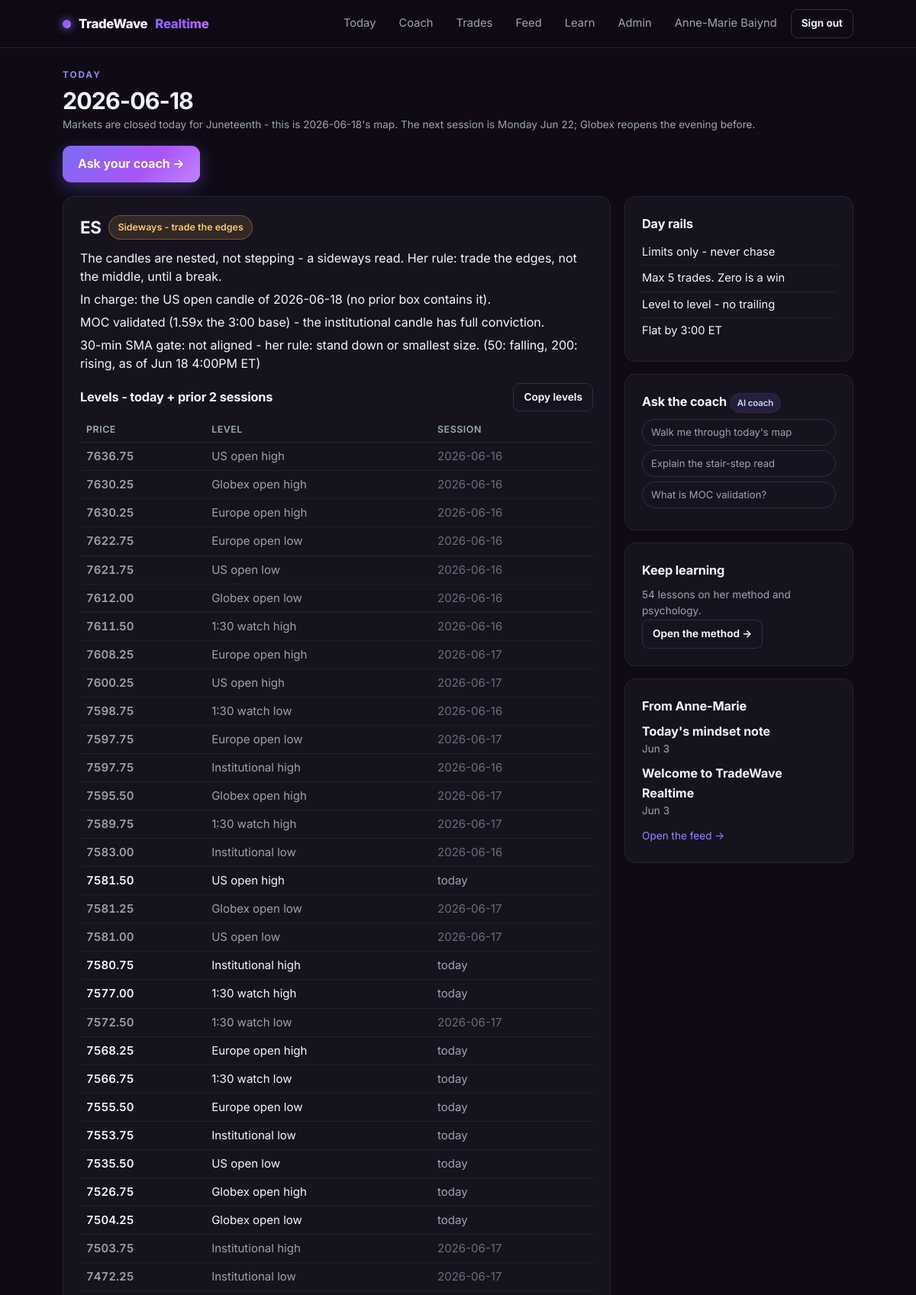
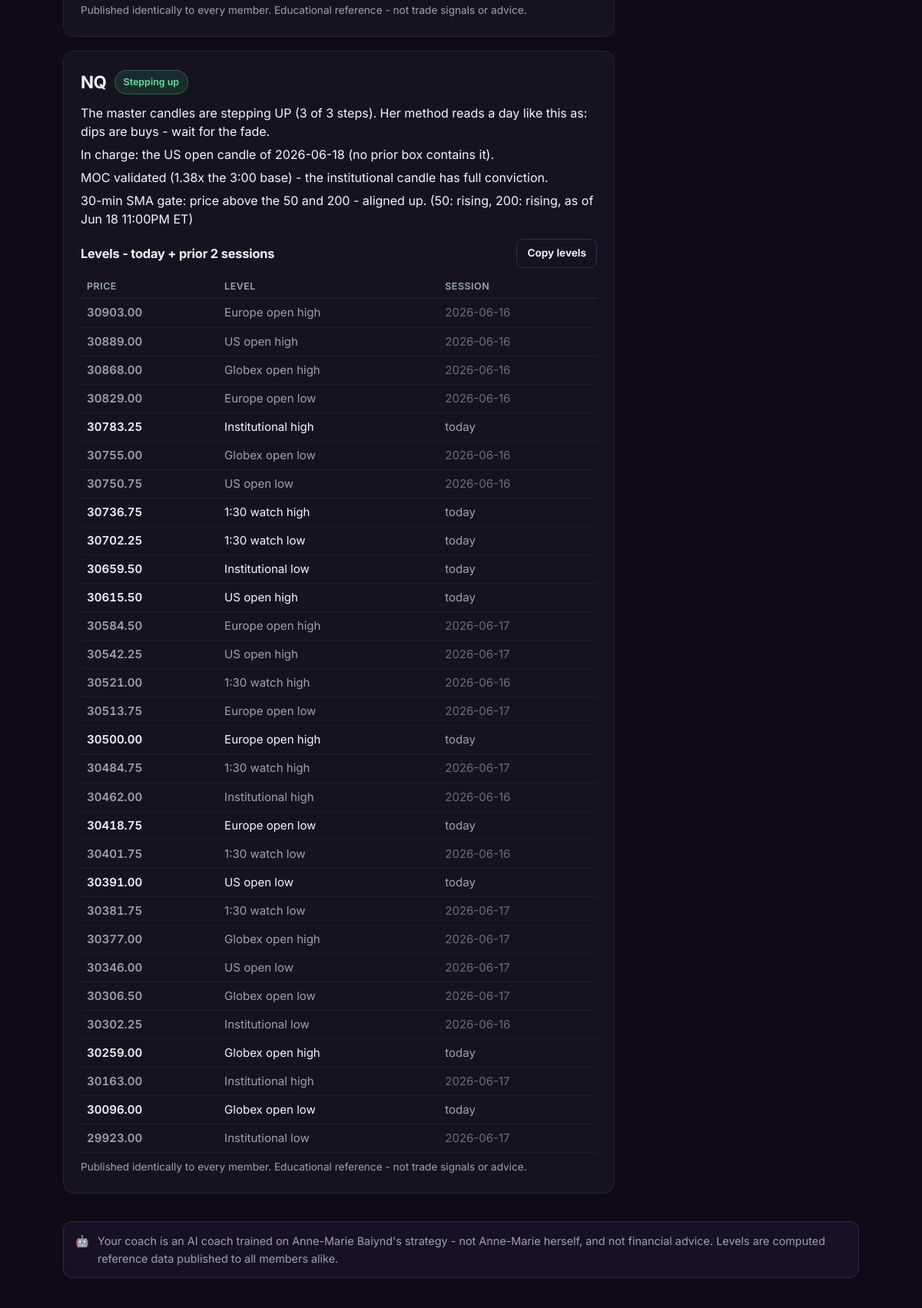
The app's page /app (signed in, upper part) with its own data (2 pictures, top to bottom).
### tradewave_realtime/app/models.py (models this page shows, shortened)
class User(db.Model):
    __tablename__ = "users"
    id = db.Column(db.Integer, primary_key=True)
    email = db.Column(db.String(255), unique=True, nullable=False, index=True)
    display_name = db.Column(db.String(120), nullable=False, default="")
    workos_user_id = db.Column(db.String(64), nullable=True, unique=True)
    stripe_customer_id = db.Column(db.String(64), nullable=True, unique=True)
    discord_user_id = db.Column(db.String(32), nullable=True, unique=True)
    discord_link_code = db.Column(db.String(12), nullable=True)
    password_hash = db.Column(db.String(255), nullable=False)
    role = db.Column(db.String(20), nullable=False, default="member")  # member | partner | admin
    accepted_ai_disclaimer = db.Column(db.Boolean, nullable=False, default=False)
    accepted_at = db.Column(db.DateTime, nullable=True)
    created_at = db.Column(db.DateTime, nullable=False, default=utcnow)
    last_active_at = db.Column(db.DateTime, nullable=True)
    threads = db.relationship("ChatThread", backref="user", lazy=True,
                              cascade="all, delete-orphan")
    @property
    def is_staff(self):
        return self.role in ("admin", "partner")
    @property
    def name_or_email(self):
        return self.display_name or self.email.split("@")[0]

class DayMap(db.Model):
    __tablename__ = "day_maps"
    id = db.Column(db.Integer, primary_key=True)
    instrument = db.Column(db.String(8), nullable=False)
    session_date = db.Column(db.Date, nullable=False)
    payload_json = db.Column(db.Text, nullable=False, default="{}")
    status = db.Column(db.String(12), nullable=False, default="pending")  # ok | partial | pending
    built_at = db.Column(db.DateTime, nullable=False, default=utcnow)
    __table_args__ = (db.UniqueConstraint("instrument", "session_date", name="uq_daymap"),)
    @property
    def payload(self):
        import json
        try:
            return json.loads(self.payload_json or "{}")
        except ValueError:
            return {}

class Post(db.Model):
    __tablename__ = "posts"
    id = db.Column(db.Integer, primary_key=True)
    title = db.Column(db.String(255), nullable=False)
    kind = db.Column(db.String(12), nullable=False, default="post")  # post | insight
    body = db.Column(db.Text, nullable=False, default="")
    published = db.Column(db.Boolean, nullable=False, default=True, index=True)
    created_at = db.Column(db.DateTime, nullable=False, default=utcnow)
    updated_at = db.Column(db.DateTime, nullable=False, default=utcnow, onupdate=utcnow)
    author_id = db.Column(db.Integer, db.ForeignKey("users.id"), nullable=True)
    author = db.relationship("User")

### tradewave_realtime/app/main.py (the view)
@bp.route("/app")
@login_required
def dashboard():
    from .levels import direction_sentences, latest_maps, scrub_levels
    from .mentor import (checkin_phase, get_profile, next_step, todays_checkins,
                         touch_active)
    from .billing import map_access
    user = current_user()
    touch_active(user)
    profile = get_profile(user)
    if not profile.intake_done and user.accepted_ai_disclaimer and not user.is_staff:
        return redirect(url_for("mentor.intake"))
    access = map_access(user)
    maps = []
    for m in latest_maps():
        p = m.payload
        sentences = direction_sentences(p)
        if access == "gated":  # free past day 1: keep the read, hide the exact numbers
            sentences = [scrub_levels(s) for s in sentences]
        maps.append({
            "instrument": m.instrument,
            "session_date": p.get("session_date"),
            "status": m.status,
            "sentences": sentences,
            "verdict": p.get("verdict"),
            "moc": p.get("moc", {}),
            "levels": p.get("levels", []),
            "built_at": m.built_at,
        })
    posts = (Post.query.filter_by(published=True, kind="post")
             .order_by(Post.created_at.desc()).limit(2).all())
    from datetime import datetime, time, timezone
    from .marketdata import ET
    midnight_et = datetime.combine(datetime.now(ET).date(), time.min, tzinfo=ET)
    insight = (Post.query.filter(Post.published.is_(True), Post.kind == "insight",
                                 Post.created_at >= midnight_et.astimezone(timezone.utc)
                                 .replace(tzinfo=None))
               .order_by(Post.created_at.desc()).first())
    insight_time = ""
    if insight:
        insight_time = (insight.created_at.replace(tzinfo=timezone.utc)
                        .astimezone(ET).strftime("%-I:%M%p ET").lower())
    lib_count = KnowledgeEntry.query.filter_by(published=True).count()
    from .marketdata import latest_session, session_state
    now_et = datetime.now(ET)
    session = latest_session()
    st = session_state(now_et)
    ns = st["next_session"].strftime("%A %b %-d")
    if st["phase"] == "holiday":
        time_note = (f"Markets are closed today for {st['holiday']} - this is {session}'s map. "
                     f"The next session is {ns}; Globex reopens the evening before.")
    elif st["phase"] == "weekend":
        time_note = (f"Markets are closed - this is {session}'s map. The next session is {ns}; "
                     f"Globex reopens 6:00pm ET the evening before, and that map starts building then.")
    elif st["phase"] == "pre_open":
        time_note = ("Pre-market - the overnight candles are in; the read firms up "
                     "as each session candle completes.")
    elif st["phase"] == "after_close":
        time_note = (f"Session complete. The next map ({ns}) starts building at the 6:00pm "
                     f"Globex open - tonight is for the review and a lesson.")
    elif st["phase"] == "after_close_preweekend":
        time_note = (f"Session complete. The market reopens for the next session ({ns}); "
                     f"Globex opens the evening before. Tonight is for the review and a lesson.")
    else:
        time_note = ""
    from .models import UserLesson
    lessons_done = UserLesson.query.filter(
        UserLesson.user_id == user.id, UserLesson.done_at.isnot(None)).count()
    lessons_viewed = UserLesson.query.filter_by(user_id=user.id).count()
    from .mentor import experience_tier, is_beginner
    tier = experience_tier(profile) if profile.intake_done else "developing"
    show_onramp = (profile.intake_done and tier in ("beginner", "developing")
                   and lessons_done < 3 and lessons_viewed < 5)
    from .models import Appearance
    next_live = (Appearance.query
                 .filter(Appearance.published.is_(True),
                         Appearance.starts_at >= datetime.utcnow())
                 .order_by(Appearance.starts_at).first())
    from .billing import billing_enabled, is_paid, PLANS
    return render_template("app/today.html", maps=maps, posts=posts,
                           insight=insight, insight_time=insight_time,
                           lib_count=lib_count, profile=profile,
                           checkins=todays_checkins(user),
                           checkin_phase=checkin_phase(), next_live=next_live,
                           show_onramp=show_onramp, time_note=time_note,
                           step=next_step(user, profile),
                           access=access, paid=is_paid(user),
                           billing_enabled=billing_enabled(), plans=PLANS,
                           beginner=profile.intake_done and is_beginner(profile))

### tradewave_realtime/app/billing.py (called while the page is built, shortened)
def billing_enabled():
    return bool(current_app.config.get("STRIPE_SECRET_KEY"))

def map_access(user):
    if user is None:
        return "gated"
    if user.is_staff:
        return "full"

def is_paid(user):
    if user is None:
        return False
    return bool(user.is_staff
                or not current_app.config.get("BILLING_REQUIRED")
                or active_subscription(user))

### tradewave_realtime/app/levels.py (called while the page is built)
def latest_maps():
    from flask import current_app
    out = []
    cap = latest_session()
    for instrument in current_app.config["INSTRUMENTS"]:
        row = (DayMap.query.filter(DayMap.instrument == instrument,
                                   DayMap.session_date <= cap)
               .order_by(DayMap.session_date.desc()).first())
        if row:
            out.append(row)
    return out

### tradewave_realtime/app/marketdata.py (called while the page is built, shortened)
def _admin_closures():
    try:
        from .models import MarketClosure
        return {c.closed_on for c in MarketClosure.query.all()}
    except Exception:
        return set()

def market_holidays():
    return set(MARKET_HOLIDAYS) | _admin_closures()

def holiday_name(d):
    if d in MARKET_HOLIDAYS:
        return MARKET_HOLIDAYS[d]
    return "a market holiday" if d in _admin_closures() else None

def is_session_day(d):
    return d.weekday() < 5 and d not in market_holidays()

def prior_session(d, n=1):
    cur = d
    while n > 0:
        cur -= timedelta(days=1)
        if is_session_day(cur):
            n -= 1
    return cur

def next_session_date(d):
    cur = d + timedelta(days=1)
    while not is_session_day(cur):
        cur += timedelta(days=1)
    return cur

def latest_session(today=None):
    now = datetime.now(ET)
    d = (today or now.date())
    if not is_session_day(d):
        return prior_session(d)
    return d

def session_state(now=None):
    now = now or datetime.now(ET)
    today = now.date()
    hm = now.strftime("%H:%M")
    hol = holiday_name(today)
    weekend = today.weekday() >= 5
    nxt = today if is_session_day(today) and hm < "09:30" else next_session_date(today)
    if hol:
        return {"open": False, "closed_today": True, "holiday": hol, "phase": "holiday",
                "next_session": next_session_date(today), "checkin": "closed"}

### tradewave_realtime/app/mentor.py (called while the page is built)
def get_profile(user):
    profile = UserProfile.query.filter_by(user_id=user.id).first()
    if profile is None:
        profile = UserProfile(user_id=user.id)
        db.session.add(profile)
        db.session.commit()
    return profile

### tradewave_realtime/app/security.py (called while the page is built)
def db_get_user(uid):
    return User.query.get(uid)

### tradewave_realtime/app/templates/app/today.html (shortened to what this page needs)
{% extends "base.html" %}
{% block content %}
<div class="app-head">
  <div>
    <div class="eyebrow">Today</div>
    <h1 style="font-size:1.9rem">{{ maps[0].session_date if maps else "" }}{% if not maps %}The Daily Level Map{% endif %}</h1>
    {% if time_note %}<div class="small muted" style="margin-top:4px">{{ time_note }}</div>{% endif %}
  </div>
  <a class="btn btn-primary" href="{{ url_for('chat.coach') }}">Ask your coach &rarr;</a>
</div>
<div class="today-grid">
  <div class="today-main">
    {% for m in maps %}
    <section class="card today-card">
      <div class="today-card-head">
        <h2>{{ m.instrument }}</h2>
        <span class="pill verdict-{{ m.verdict }}">
          {% if m.verdict == 'up' %}Stepping up{% elif m.verdict == 'down' %}Stepping down
          {% elif m.verdict == 'sideways' %}Sideways - trade the edges
          {% else %}Map building{% endif %}
        </span>
      </div>
      <div class="direction-read">
        {% for s in m.sentences %}<p>{{ s }}</p>{% endfor %}
      </div>
      {% if m.levels %}
      {% if access == 'full' %}
      <div class="levels-head">
        <h3>Levels - today + prior 2 sessions</h3>
        <button class="btn btn-sm btn-ghost copy-levels" data-instrument="{{ m.instrument }}">Copy levels</button>
      </div>
      <table class="table levels-table" id="levels-{{ m.instrument }}">
        <thead><tr><th>Price</th><th>Level</th><th>Session</th></tr></thead>
        <tbody>
        {% for lv in m.levels %}
          <tr class="age-{{ lv.age|replace('-','m') }}">
            <td class="lv-price">{{ "%.2f"|format(lv.price) }}{% if lv.approx %}<span class="approx" title="Captured live from the delayed feed (body price). Reconciles to the exact candle high/low tonight.">~</span>{% endif %}</td>
            <td>{{ lv.label }}</td>
            <td class="muted">{{ "today" if lv.age == "today" else lv.session_date }}</td>
          </tr>
        {% endfor %}
        </tbody>
      </table>
      {% endif %}
      {% endif %}
      <div class="small muted" style="margin-top:8px">
        Published identically to every member. Educational reference - not trade signals or advice.
      </div>
    </section>
    {% endfor %}
  </div>
  <aside class="today-rail">
    <div class="card rail-card">
      <h3>Day rails</h3>
      <ul class="rails">
        <li>Limits only - never chase</li>
        <li>Max 5 trades. Zero is a win</li>
        <li>Level to level - no trailing
        <li>Flat by 3:00 ET</li>
      </ul>
    </div>
    <div class="card rail-card">
      <h3>Ask the coach <span class="ai-tag">AI coach</span></h3>
      <a class="chip" href="{{ url_for('chat.coach') }}?q=Walk me through today's map">Walk me through today's map</a>
      <a class="chip" href="{{ url_for('chat.coach') }}?q=Explain the stair-step read">Explain the stair-step read</a>
      <a class="chip" href="{{ url_for('chat.coach') }}?q=What does MOC validation mean?">What is MOC validation?</a>
    </div>
    <div class="card rail-card">
      <h3>Keep learning</h3>
      <p class="small muted">{{ lib_count }} lessons on her method and psychology.</p>
      <a class="btn btn-sm btn-ghost" href="{{ url_for('main.library') }}">Open the method &rarr;</a>
    </div>
    {% if posts %}
    <div class="card rail-card">
      <h3>From Anne-Marie</h3>
      {% for p in posts %}
        <div class="rail-post">
          <strong>{{ p.title }}</strong>
          <div class="small muted">{{ p.created_at.strftime('%b %-d') }}</div>
        </div>
      {% endfor %}
      <a class="small" href="{{ url_for('main.feed') }}">Open the feed &rarr;</a>
    </div>
    {% endif %}
  </aside>
</div>
<div class="disclosure" style="margin-top:18px">
  <span>&#129302;</span>
  <div>Your coach is an {{ COACH_LABEL }} - not Anne-Marie herself, and not financial advice.
  Levels are computed reference data published to all members alike.</div>
</div>
{% endblock %}

### tradewave_realtime/app/templates/base.html (shortened to what this page needs)
<!DOCTYPE html>
<html lang="en">
<head>
  <link rel="stylesheet" href="{{ url_for('static', filename='css/styles.css') }}?v={{ ASSET_V }}">
</head>
<body>
<nav class="nav"><div class="container nav-in">
  <a class="brand" href="{{ url_for('main.index') }}">
    <span class="dot"></span> TradeWave <span class="rt">Realtime</span>
  </a>
  <div class="nav-links">
    {% if current_user %}
      <a href="{{ url_for('main.dashboard') }}">Today</a>
      <a href="{{ url_for('chat.coach') }}">Coach</a>
      <a href="{{ url_for('trades.trades_page') }}">Trades</a>
      <a href="{{ url_for('main.feed') }}">Feed</a>
      <a href="{{ url_for('main.library') }}">Learn</a>
      {% if current_user.is_staff %}<a href="{{ url_for('admin.dashboard') }}">Admin</a>{% endif %}
      <a href="{{ url_for('main.account') }}">{{ current_user.name_or_email }}</a>
      <form method="post" action="{{ url_for('auth.logout') }}" class="inline">
        <button class="btn btn-sm btn-ghost" type="submit">Sign out</button></form>
    {% else %}
      <a href="{{ url_for('main.index') }}#what-you-get">What you get</a>
      <a href="{{ url_for('main.index') }}#who-she">Who she is</a>
      <a href="{{ url_for('auth.login') }}">Sign in</a>
      <a class="btn btn-primary btn-sm" href="{{ url_for('auth.signup') }}">Start coaching free</a>
    {% endif %}
  </div>
</div></nav>
<main class="container">
  {% block content %}{% endblock %}
</main>
</body>
</html>

### records on screen
User: name_or_email "Anne-Marie Baiynd"
DayMap: instrument "ES", shows "Sideways - trade the edges", sentences "The candles are nested, not stepping - a sideways read. Her rule: trade the edges, not the middle, until a break." "In charge: the US open candle of 2026-06-18 (no prior box contains it)." "MOC validated (1.59x the 3:00 base) - the institutional candle has full conviction." "30-min SMA gate: not aligned - her rule: stand down or smallest size. (50: falling, 200: rising, as of Jun 18 4:00PM ET)", price "7636.75" "7630.25" "7630.25" "7622.75" "7621.75" "7612.00" "7611.50" "7608.25" "7600.25" "7598.75" "7597.75" "7597.75" "7595.50" "7589.75" "7583.00" "7581.50" "7581.25" "7581.00" "7580.75" "7577.00" "7572.50" "7568.25" "7566.75" "7555.50" "7553.75" "7535.50" "7526.75" "7504.25" "7503.75" "7472.25", label "US open high" "Globex open high" "Europe open high" "Europe open low" "US open low" "Globex open low" "1:30 watch high" "Europe open high" "US open high" "1:30 watch low" "Europe open low" "Institutional high" "Globex open high" "1:30 watch high" "Institutional low" "US open high" "Globex open low" "US open low" "Institutional high" "1:30 watch high" "1:30 watch low" "Europe open high" "1:30 watch low" "Europe open low" "Institutional low" "US open low" "Globex open high" "Globex open low" "Institutional high" "Institutional low", age "2026-06-16" "2026-06-16" "2026-06-16" "2026-06-16" "2026-06-16" "2026-06-16" "2026-06-16" "2026-06-17" "2026-06-17" "2026-06-16" "2026-06-17" "2026-06-16" "2026-06-17" "2026-06-17" "2026-06-16" "today" "2026-06-17" "2026-06-17" "today" "today" "2026-06-17" "today" "today" "today" "today" "today" "today" "today" "2026-06-17" "2026-06-17"
DayMap: instrument "NQ", shows "Stepping up", sentences "The master candles are stepping UP (3 of 3 steps). Her method reads a day like this as: dips are buys - wait for the fade." "In charge: the US open candle of 2026-06-18 (no prior box contains it)." "MOC validated (1.38x the 3:00 base) - the institutional candle has full conviction." "30-min SMA gate: price above the 50 and 200 - aligned up. (50: rising, 200: rising, as of Jun 18 11:00PM ET)", price "30903.00" "30889.00" "30868.00" "30829.00" "30783.25" "30755.00" "30750.75" "30736.75" "30702.25" "30659.50" "30615.50" "30584.50" "30542.25" "30521.00" "30513.75" "30500.00" "30484.75" "30462.00" "30418.75" "30401.75" "30391.00" "30381.75" "30377.00" "30346.00" "30306.50" "30302.25" "30259.00" "30163.00" "30096.00" "29923.00", label "Europe open high" "US open high" "Globex open high" "Europe open low" "Institutional high" "Globex open low" "US open low" "1:30 watch high" "1:30 watch low" "Institutional low" "US open high" "Europe open high" "US open high" "1:30 watch high" "Europe open low" "Europe open high" "1:30 watch high" "Institutional high" "Europe open low" "1:30 watch low" "US open low" "1:30 watch low" "Globex open high" "US open low" "Globex open low" "Institutional low" "Globex open high" "Institutional high" "Globex open low" "Institutional low", age "2026-06-16" "2026-06-16" "2026-06-16" "2026-06-16" "today" "2026-06-16" "2026-06-16" "today" "today" "today" "today" "2026-06-17" "2026-06-17" "2026-06-16" "2026-06-17" "today" "2026-06-17" "2026-06-16" "today" "2026-06-16" "today" "2026-06-17" "2026-06-17" "2026-06-17" "2026-06-17" "2026-06-16" "today" "2026-06-17" "today" "2026-06-17"
Post: title "Today's mindset note", created_at "Jun 3"
Post: title "Welcome to TradeWave Realtime", created_at "Jun 3"

### other values on screen
{{ maps[0].session_date if maps else "" }} "2026-06-18"
{{ time_note }} "Markets are closed today for Juneteenth - this is 2026-06-18's map. The next session is Monday Jun 22; Globex reopens the evening before."
{{ lib_count }} "54"
{{ COACH_LABEL }} "AI coach trained on Anne-Marie Baiynd's strategy"
